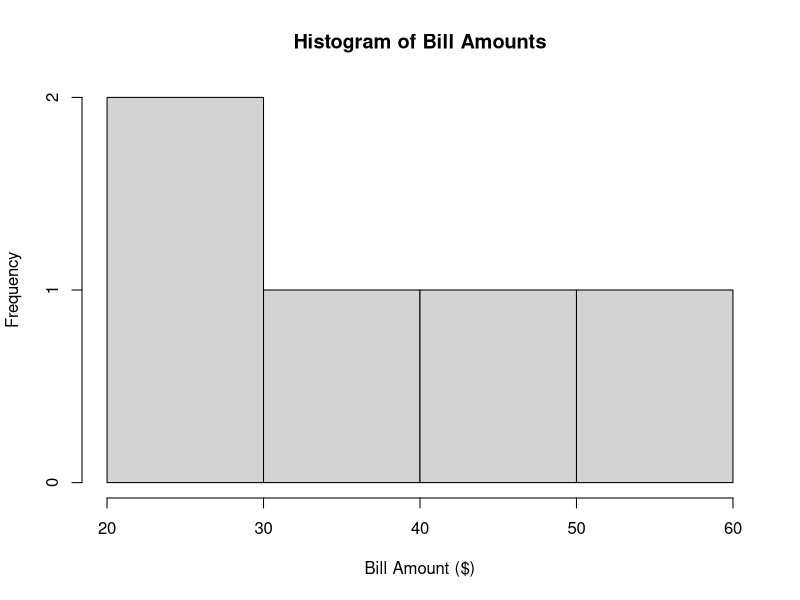
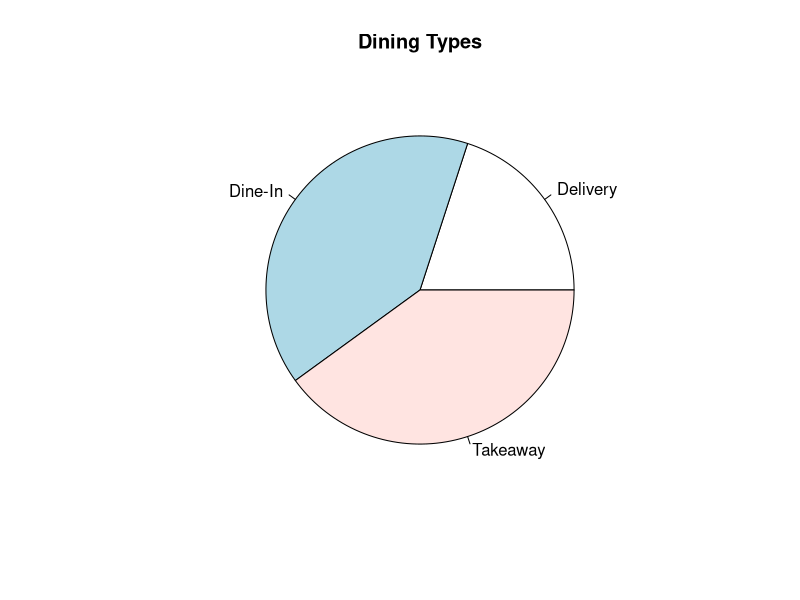
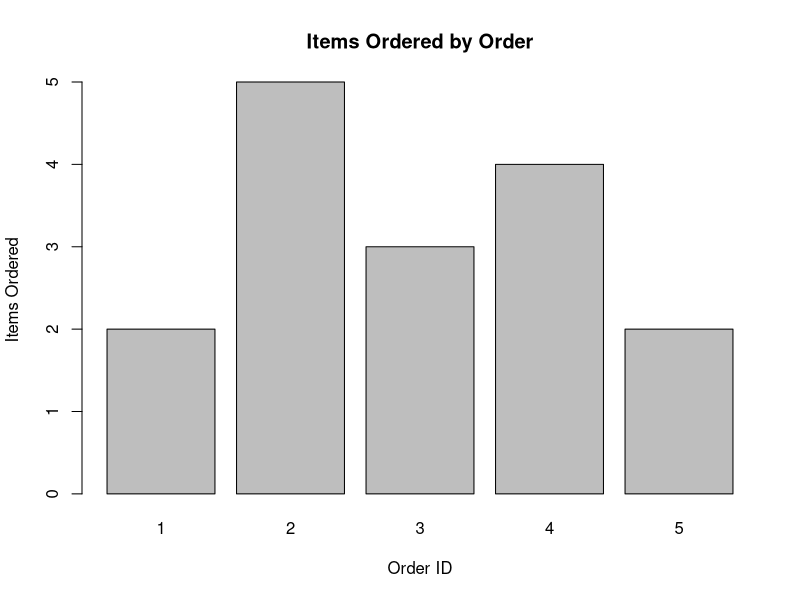
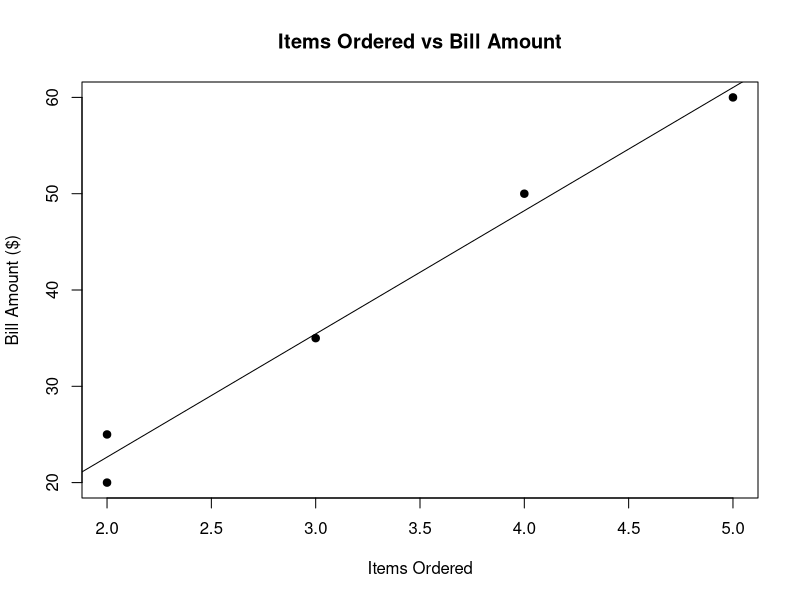

Source code (R) for these figures, in order:

order_id <- c(1, 2, 3, 4, 5)
items <- c(2, 5, 3, 4, 2)
bill <- c(25, 60, 35, 50, 20)
dining <- c("Dine-In", "Takeaway", "Dine-In", "Delivery", "Takeaway")

data <- data.frame(order_id, items, bill, dining)

hist(data$bill,
     main = "Histogram of Bill Amounts",
     xlab = "Bill Amount ($)",
     ylab = "Frequency")

dining_count <- table(data$dining)

pie(dining_count,
    main = "Dining Types",
    labels = names(dining_count))
barplot(data$items,
        names.arg = data$order_id,
        main = "Items Ordered by Order",
        xlab = "Order ID",
        ylab = "Items Ordered")

plot(data$items,
     data$bill,
     main = "Items Ordered vs Bill Amount",
     xlab = "Items Ordered",
     ylab = "Bill Amount ($)",
     pch = 19)

abline(lm(bill ~ items, data = data))
